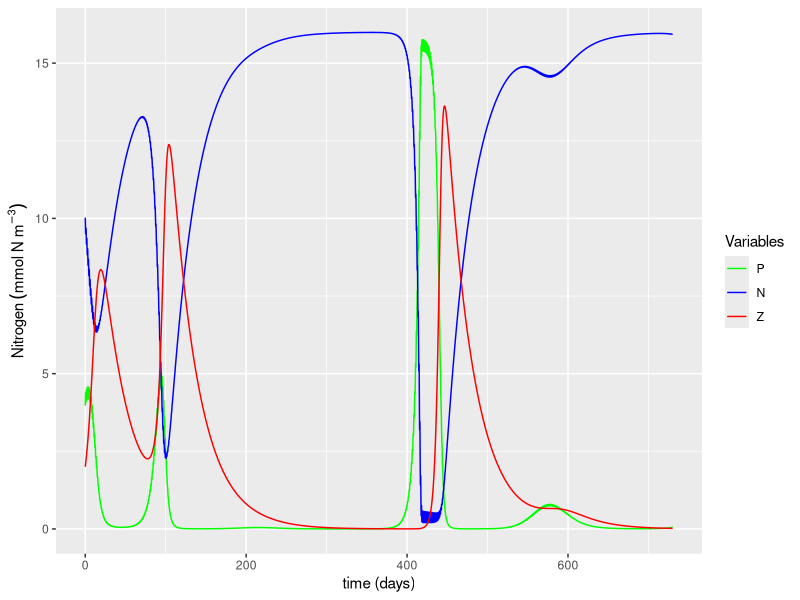
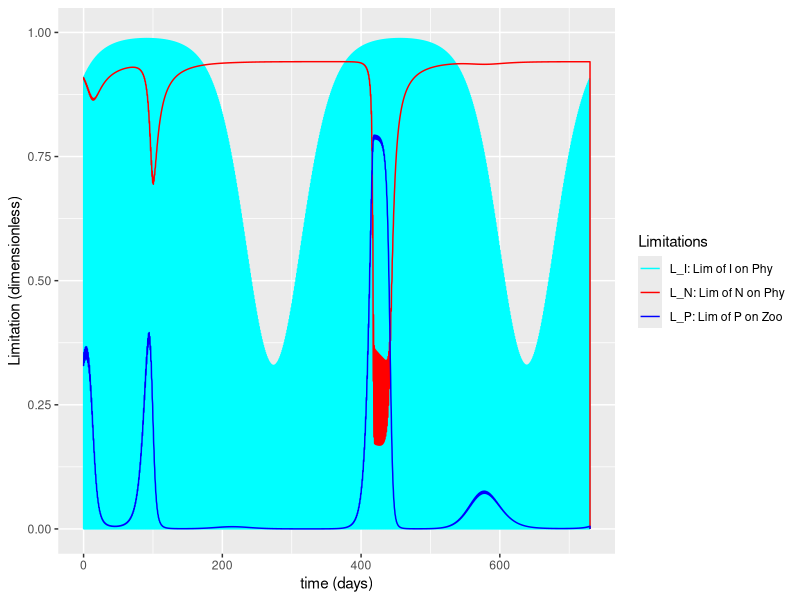

Generate these figures, in order, with R:
library(ggplot2)

# Framework
days <- 365 * 2    # number of days of experiment run (units: days)
dt   <- 0.01  # time-step  (units: days)

# Parameters
mu     <- 0.5   # growth rate of phytoplankton (units: d^-1)
K      <- 1     # half-saturation for nutrient absoption by phytoplankton (units: mmolN m^-3)
gamma  <- 0.4   # growth rate of zooplankton (units: d^-1)
Lambda <- 0.1   # initial slope of ingestion saturation of zooplankton (units: mmol N^-1 m^3)
alpha  <- 0.004 # initial slope of P vs I curve (units: {mmolN m^-3}^-1)
psi    <- 0.01  # half-saturation for phytoplankton absoption by mussels (units: mmolN m^-3)
mP     <- 0.07  # mortality rate of phytoplankton (units: d^-1)
mZ     <- 0.03  # mortality rate of zooplankton (units: d^-1)

# Initial conditions
Pinitial <- 4  # initial phytoplankton concentration (units: mmolN m^-3)
Ninitial <- 10 # initial nutrients concentration (units: mmolN m^-3)
Zinitial <- 2  # initial zooplankton concentration (units: mmolN m^-3)

# Chores (calculate number of steps, create time vector, create zero vectors, ...)
NoSTEPS <- as.integer(days / dt) # Calculates the number of steps by dividing days by dt and rounding down
time <- seq(from = 0, to = days, length = NoSTEPS) # Create time vector of equally spaced numbers from zero to "days"
P <- numeric(NoSTEPS)      # Make Phytoplankton "empty" vector by making a vector array of zeros (size: NoSTEPS rows by ONE column) (units: mmolN m^-3) 
N <- numeric(NoSTEPS)      # Make Nutrients "empty" vector (same process as above) (units: mmolN m^-3)
Z <- numeric(NoSTEPS)      # Make Zooplankton "empty" vector (same process as above) (units: mmolN m^-3)
L_N <- numeric(NoSTEPS)    # Make "Limitation of N on Phytoplankton" empty vector (same process as above) (units: dimensionless)
L_P <- numeric(NoSTEPS)    # Make "Limitation of P on Zooplankton" empty vector (same process as above) (units: dimensionless)
I  <- numeric(NoSTEPS)     # Make Light (I) "empty" vector (same process as above)  (units: umol m^-2 s^-1)
L_I <- numeric(NoSTEPS)    # Make "Limitation of I on Phytoplankton" empty vector (same process as above)  (units: dimensionless)


# Creating sunlight ------------------------------------------------------------
for (i in 1:length(I)) {
  I[i] <- 600 * sin((2 * pi * time[i])/1) + 500 * sin((2*pi*time[i])/365) # Eq 14
  
  # We can't have negative light. Make negative values equal to zero
  if (I[i] < 0) {
    I[i] <- 0
  }
}


# Initializing with initial conditions -----------------------------------------
P[1] <- Pinitial # Initializing phytoplankton vector
N[1] <- Ninitial # Initializing nutrients vector
Z[1] <- Zinitial # Initializing zooplankton vector


# ******************************************************************************
# MAIN MODEL LOOP **************************************************************
for (t in 1:(NoSTEPS-1)) {
  L_N[t] <- N[t]/(K+N[t])       # Calculate Limitation due to (low) nutrients on phytoplankton. Eq. 12 
  L_P[t] <- 1-exp(-Lambda*P[t]) # Calculate Limitation due to (low) phytoplankton on zooplankton. Eq. 13
  L_I[t] <- 1-exp(-alpha*I[t])  # Calculate Limitation due to (low) light on phytoplankton Eq. 16
  
  # Estimate model state at time t+1 
  P[t+1] <- P[t] + (((mu*L_N[t]*L_I[t]*P[t]) - (gamma*L_P[t]*Z[t]) - (mP*P[t])) * dt) # Eq. 9
  N[t+1] <- N[t] + (((mP*P[t]) + (mZ*Z[t]) - (mu*L_N[t]*L_I[t]*P[t])) * dt)           # Eq. 10
  Z[t+1] <- Z[t] + (((gamma*L_P[t]*Z[t]) - (mZ*Z[t])) * dt)                           # Eq. 11
}
# end of main model LOOP********************************************************
# ******************************************************************************


# For cleanliness, let's pack everything into a data frame
output <- data.frame(t=time,
                     N=N,
                     P=P,
                     Z=Z)

# Plotting ---------------------------------------------------------------------
# Plot 1: Main variables
ggplot(data = output, aes(x=time)) +
  geom_line(aes(y = P, color="P")) +
  geom_line(aes(y = N, color="N")) +
  geom_line(aes(y = Z, color="Z")) +
  labs(x = "time (days)",
       y = expression(Nitrogen~(mmol~N~m^-3))) +
  scale_color_manual("Variables",
                     breaks = c("P", "N", "Z"),
                     labels = c("P", "N", "Z"),
                     values = c("green", "blue", "red"))

# Plot 2: Limitations
ggplot(data = output, aes(x=time)) +
  geom_line(aes(y = L_I, color="L_I")) +
  geom_line(aes(y = L_N, color="L_N")) +
  geom_line(aes(y = L_P, color="L_P")) +
  ylim(0, 1) + 
  labs(x = "time (days)",
       y = "Limitation (dimensionless)") +
  scale_color_manual("Limitations",
                     breaks = c("L_I", "L_N", "L_P"),
                     labels = c("L_I: Lim of I on Phy", "L_N: Lim of N on Phy", "L_P: Lim of P on Zoo"),
                     values = c("cyan", "red", "blue"))